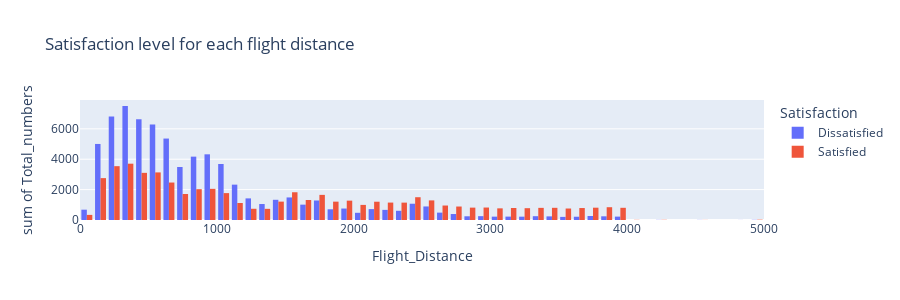

Notebook code for this chart:
### Code cell
data = df.groupby(['Flight_Distance','Satisfaction'])['Satisfaction'].count().reset_index(name='Total_numbers')

fig = px.histogram(data, x="Flight_Distance", y="Total_numbers",
             color='Satisfaction', barmode='group',
             title= 'Satisfaction level for each flight distance',height=300)
fig.show()

### Figure 1 — Plotly figure (JSON) as saved in the notebook; plotly's stock layout.template omitted (floating-point values rounded to 4 significant figures; data arrays with more than 128 entries replaced by an {"elided": "..."} marker saying what was removed)
{"data": [{"alignmentgroup": "True", "bingroup": "x", "histfunc": "sum", "hovertemplate": "Satisfaction=Dissatisfied<br>Flight_Distance=%{x}<br>sum of Total_numbers=%{y}<extra></extra>", "legendgroup": "Dissatisfied", "marker": {"color": "#636efa", "pattern": {"shape": ""}}, "name": "Dissatisfied", "offsetgroup": "Dissatisfied", "orientation": "v", "showlegend": true, "type": "histogram", "x": {"elided": "3543 int values"}, "xaxis": "x", "y": {"elided": "3543 int values"}, "yaxis": "y"}, {"alignmentgroup": "True", "bingroup": "x", "histfunc": "sum", "hovertemplate": "Satisfaction=Satisfied<br>Flight_Distance=%{x}<br>sum of Total_numbers=%{y}<extra></extra>", "legendgroup": "Satisfied", "marker": {"color": "#EF553B", "pattern": {"shape": ""}}, "name": "Satisfied", "offsetgroup": "Satisfied", "orientation": "v", "showlegend": true, "type": "histogram", "x": {"elided": "3678 int values"}, "xaxis": "x", "y": {"elided": "3678 int values"}, "yaxis": "y"}], "layout": {"barmode": "group", "height": 300, "legend": {"title": {"text": "Satisfaction"}, "tracegroupgap": 0}, "title": {"text": "Satisfaction level for each flight distance"}, "xaxis": {"anchor": "y", "domain": [0, 1], "title": {"text": "Flight_Distance"}}, "yaxis": {"anchor": "x", "domain": [0, 1], "title": {"text": "sum of Total_numbers"}}}}
